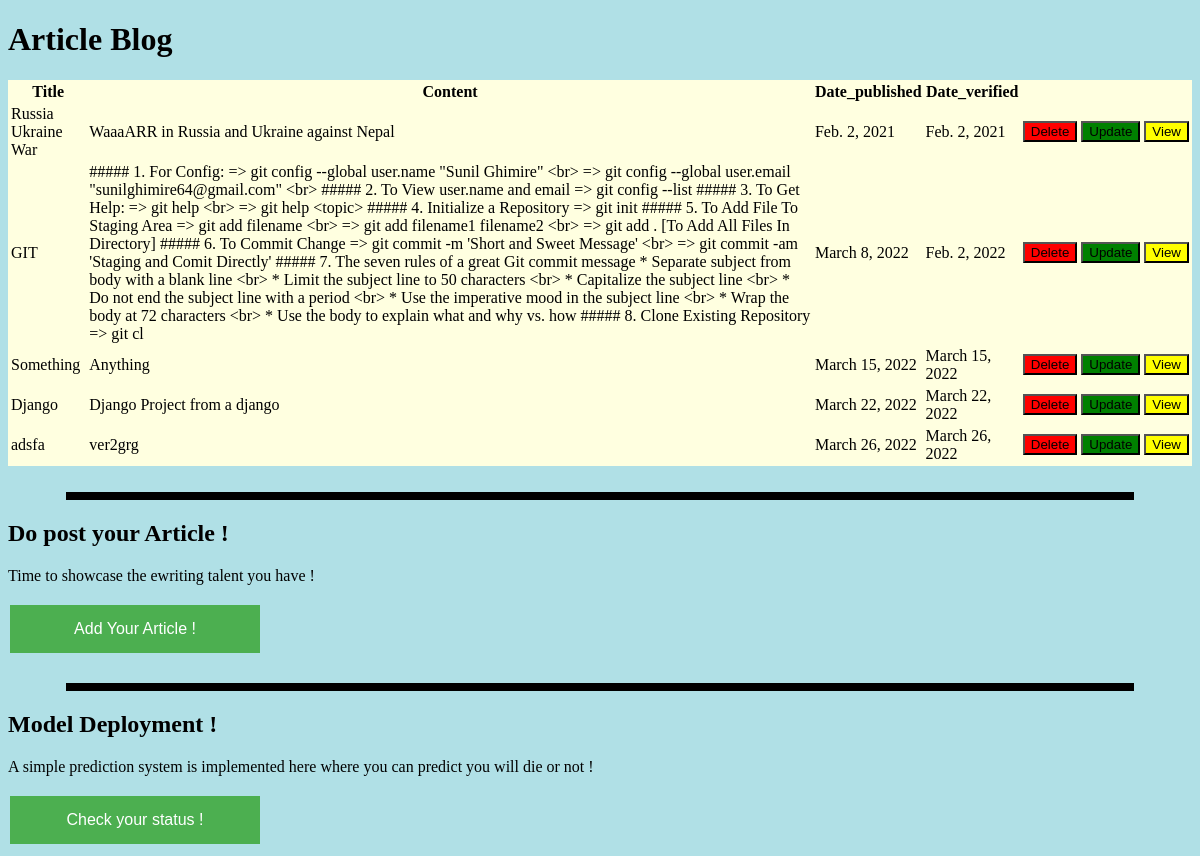
/dashboard/, run on the app's committed database.
### artical/models.py (models this page shows)
class Article(models.Model):
    title = models.CharField(max_length= 255)
    content = models.CharField(max_length = 1000000)
    date_published = models.DateField()
    date_verified = models.DateField(null = True)

### artical/views.py (the view)
# urls.py: path('dashboard/',views.all_articles,name = 'dashboard'),
def all_articles(request):
    article_list = Article.objects.all()
    return render(request,'article_list.html',context={'article_list':article_list}) #context binds the info of database with html file

### templates/article_list.html (shortened to what this page needs)
<!DOCTYPE html>
<html>
<body style="background-color:powderblue;">
<h1> Article Blog</h1>
<table  style="background-color:#FFFFE0;">
    <tr>
        <th>Title</th>
        <th>Content</th>
        <th>Date_published</th>
        <th>Date_verified</th>
    </tr>
    {% for article in article_list %}
    <tr>
        <td> {{article.title}} </td>
        <td> {{article.content}} </td>
        <td> {{article.date_published}} </td>
        <td> {{article.date_verified}} </td>
        <td> <a href = "{% url 'delete_detail' id=article.id %}"><button style="background-color:red" class ="btn btn-danger">Delete</button> </a></td>
        <td> <a href="{% url 'update_article' id=article.id %}"><button style="background-color:green " class ="btn btn-danger">Update</button> </a></td>
        <td> <a href = "{% url 'article_detail' id=article.id %}"><button style="background-color:yellow" class ="btn btn-danger">View</button> </a></td>
    </tr>
{% endfor %}
</table>
</body>
<br>
<hr size="8" width="90%" color="black">
<head>
    </head>
    <body>
    <h2>Do post your Article !</h2>
    <p>Time to showcase the ewriting talent you have ! </p>
    <a href ="{% url 'add_article' %}" ><button class="button button1">Add Your Article !</button><br> </a>
    </body>
<br>
<hr size="8" width="90%" color="black">
<head>
        </head>
        <body>
        <h2>Model Deployment !</h2>
        <p>A simple prediction system is implemented here where you can predict you will die or not  ! </p>
        <a href ="{% url 'add_article' %}" ><button class="button button1">Check your status !</button><br> </a>
        </body>
</html>

### templates/article_list.html (style rules this page uses)
.button { background-color: #4CAF50; border: none; color: white; padding: 15px 32px; text-align: center; text-decoration: none; display: inline-block; font-size: 16px; margin: 4px 2px; cursor: pointer; }
.button1 { width: 250px; }

### data on the page
Article: title "Russia Ukraine War", content "WaaaARR in Russia and Ukraine against Nepal", date_published "Feb. 2, 2021", date_verified "Feb. 2, 2021"
Article: title "GIT", content "##### 1. For Config: => git config --global user.name \"Sunil Ghimire\" <br> => git config --global user.email \"sunilghimire64@gmail.com\" <br> ##### 2. To View user.name and email => git config --list ##### 3. To Get Help: => git help <br> => git help <topic> ##### 4. Initialize a Repository => git init ##### 5. To Add File To Staging Area => git add filename <br> => git add filename1 filename2 <br> => git add . [To Add All Files In Directory] ##### 6. To Commit Change => git commit -m 'Short and Sweet Message' <br> => git commit -am 'Staging and Comit Directly' ##### 7. The seven rules of a great Git commit message * Separate subject from body with a blank line <br> * Limit the subject line…", date_published "March 8, 2022", date_verified "Feb. 2, 2022"
Article: title "Something", content "Anything", date_published "March 15, 2022", date_verified "March 15, 2022"
Article: title "Django", content "Django Project from a django", date_published "March 22, 2022", date_verified "March 22, 2022"
Article: title "adsfa", content "ver2grg", date_published "March 26, 2022", date_verified "March 26, 2022"
